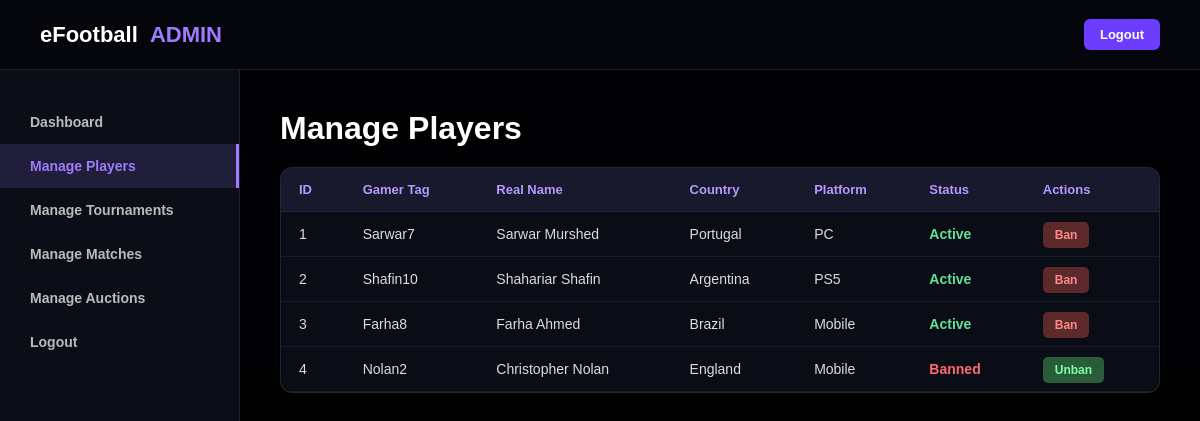
Screenshot of /manage_players.php (signed in) with the database file from the repository.
### tables this page shows
CREATE TABLE Players (
    Player_ID INT PRIMARY KEY AUTO_INCREMENT,
    Gamer_Tag VARCHAR(50) NOT NULL UNIQUE,
    Real_Name VARCHAR(100) NOT NULL,
    Country VARCHAR(50),
    Email VARCHAR(100) UNIQUE,
    Platform ENUM('PC','PS5','Mobile'),
    Favorite_Club VARCHAR(50),
    Preferred_Formation VARCHAR(20),
    Join_Date DATE
);

### manage_players.php (the view, shortened to what this page needs)
<?php
require_once "db.php";
$Admin_ID = $_SESSION["Admin_ID"];
$perm = mysqli_query($conn, "SELECT * FROM Admin_Permissions WHERE Admin_ID = $Admin_ID AND Table_Name = 'Players'");
$permission = mysqli_fetch_assoc($perm);
$result = mysqli_query($conn, "SELECT * FROM Players ORDER BY Player_ID");
?>
<!DOCTYPE html>
<html lang="en">
<head>
    <link rel="stylesheet" href="admin.css">
</head>
<body>
<header class="topbar">
    <div class="logo">eFootball <span>ADMIN</span></div>
    <div class="admin-info">
        <a href="logout.php" class="logout-btn">Logout</a>
    </div>
</header>
<div class="admin-layout">
    <aside class="sidebar">
        <a href="admin_dashboard.php">Dashboard</a>
        <a href="manage_players.php" class="active">Manage Players</a>
        <a href="manage_tournaments.php">Manage Tournaments</a>
        <a href="manage_matches.php">Manage Matches</a>
        <a href="manage_auctions.php">Manage Auctions</a>
        <a href="logout.php">Logout</a>
    </aside>
    <main class="main-content">
        <div class="top-actions">
            <h1>Manage Players</h1>
        </div>
        <div class="table-container">
            <table>
                <thead>
                    <tr>
                        <th>ID</th>
                        <th>Gamer Tag</th>
                        <th>Real Name</th>
                        <th>Country</th>
                        <th>Platform</th>
                        <th>Status</th>
                        <th>Actions</th>
                    </tr>
                </thead>
                <tbody>
                    <?php while ($row = mysqli_fetch_assoc($result)): ?>
                    <tr>
                        <td><?php echo $row['Player_ID']; ?></td>
                        <td><?php echo htmlspecialchars($row['Gamer_Tag']); ?></td>
                        <td><?php echo htmlspecialchars($row['Real_Name']); ?></td>
                        <td><?php echo htmlspecialchars($row['Country'] ?? '-'); ?></td>
                        <td><?php echo htmlspecialchars($row['Platform'] ?? '-'); ?></td>
                        <td class="<?php echo ($row['Status'] ?? 'Active') === 'Banned' ? 'status-banned' : 'status-active'; ?>">
                            <?php echo $row['Status'] ?? 'Active'; ?>
                        </td>
                        <td>
                            <?php if ($permission['Can_Update']): ?>
                                <?php if (($row['Status'] ?? 'Active') === 'Banned'): ?>
                                    <a href="?action=unban&id=<?php echo $row['Player_ID']; ?>" class="btn btn-unban">Unban</a>
                                <?php else: ?>
                                    <a href="?action=ban&id=<?php echo $row['Player_ID']; ?>" class="btn btn-ban">Ban</a>
                                <?php endif; ?>
                            <?php endif; ?>
                        </td>
                    </tr>
                    <?php endwhile; ?>
                </tbody>
            </table>
        </div>
    </main>
</div>
</body>
</html>

### admin.css (style rules this page uses)
* { margin: 0; padding: 0; box-sizing: border-box; }
body { font-family: Arial, sans-serif; background: #05070d; color: white; min-height: 100vh; }
body::before { content: ""; position: fixed; inset: 0; background: linear-gradient(rgba(0,0,0,0.7), rgba(0,0,0,0.85)), url("Images/dashboard-bg.png") center/cover no-repeat; z-index: -1; }
.topbar { height: 70px; display: flex; align-items: center; justify-content: space-between; padding: 0 40px; background: rgba(5, 7, 13, 0.95); border-bottom: 1px solid rgba(255,255,255,0.1); }
.logo { font-size: 22px; font-weight: bold; }
.logo span { color: #9d7cff; margin-left: 6px; }
.admin-info { display: flex; align-items: center; gap: 20px; }
.logout-btn { background: #6c3cff; color: white; padding: 8px 16px; border-radius: 6px; text-decoration: none; font-size: 13px; font-weight: bold; }
.admin-layout { display: flex; min-height: calc(100vh - 70px); }
.sidebar { width: 240px; background: rgba(12, 15, 25, 0.95); border-right: 1px solid rgba(255,255,255,0.08); padding: 30px 0; display: flex; flex-direction: column; }
.sidebar a { color: #bbb; text-decoration: none; padding: 14px 30px; font-size: 14px; font-weight: bold; transition: 0.2s; }
.sidebar a:hover, .sidebar a.active { background: rgba(157, 124, 255, 0.15); color: #9d7cff; border-right: 3px solid #9d7cff; }
.main-content { flex: 1; padding: 40px; }
.main-content h1 { font-size: 32px; margin-bottom: 6px; }
.table-container { background: rgba(12, 15, 25, 0.9); border-radius: 12px; border: 1px solid rgba(255,255,255,0.1); overflow: hidden; margin-top: 20px; }
table { width: 100%; border-collapse: collapse; }
th, td { padding: 14px 18px; text-align: left; border-bottom: 1px solid rgba(255,255,255,0.06); }
th { background: rgba(157, 124, 255, 0.1); color: #b39aff; font-size: 13px; }
td { font-size: 14px; color: #ddd; }
.status-active { color: #61e294; font-weight: bold; }
.status-banned { color: #ff6b6b; font-weight: bold; }
.btn { padding: 6px 12px; border-radius: 5px; text-decoration: none; font-size: 12px; font-weight: bold; margin-right: 6px; }
.btn-ban { background: #5c2a2a; color: #ff8a8a; }
.btn-unban { background: #2a5c3a; color: #7dffa3; }
.top-actions { display: flex; justify-content: space-between; align-items: center; margin-bottom: 20px; }
.top-actions h1 { margin: 0; }

### rows the page displays
players: Player_ID "1", Gamer_Tag "Sarwar7", Real_Name "Sarwar Murshed", Country "Portugal", Platform "PC", Status "Active"
players: Player_ID "2", Gamer_Tag "Shafin10", Real_Name "Shahariar Shafin", Country "Argentina", Platform "PS5", Status "Active"
players: Player_ID "3", Gamer_Tag "Farha8", Real_Name "Farha Ahmed", Country "Brazil", Platform "Mobile", Status "Active"
players: Player_ID "4", Gamer_Tag "Nolan2", Real_Name "Christopher Nolan", Country "England", Platform "Mobile", Status "Banned"
